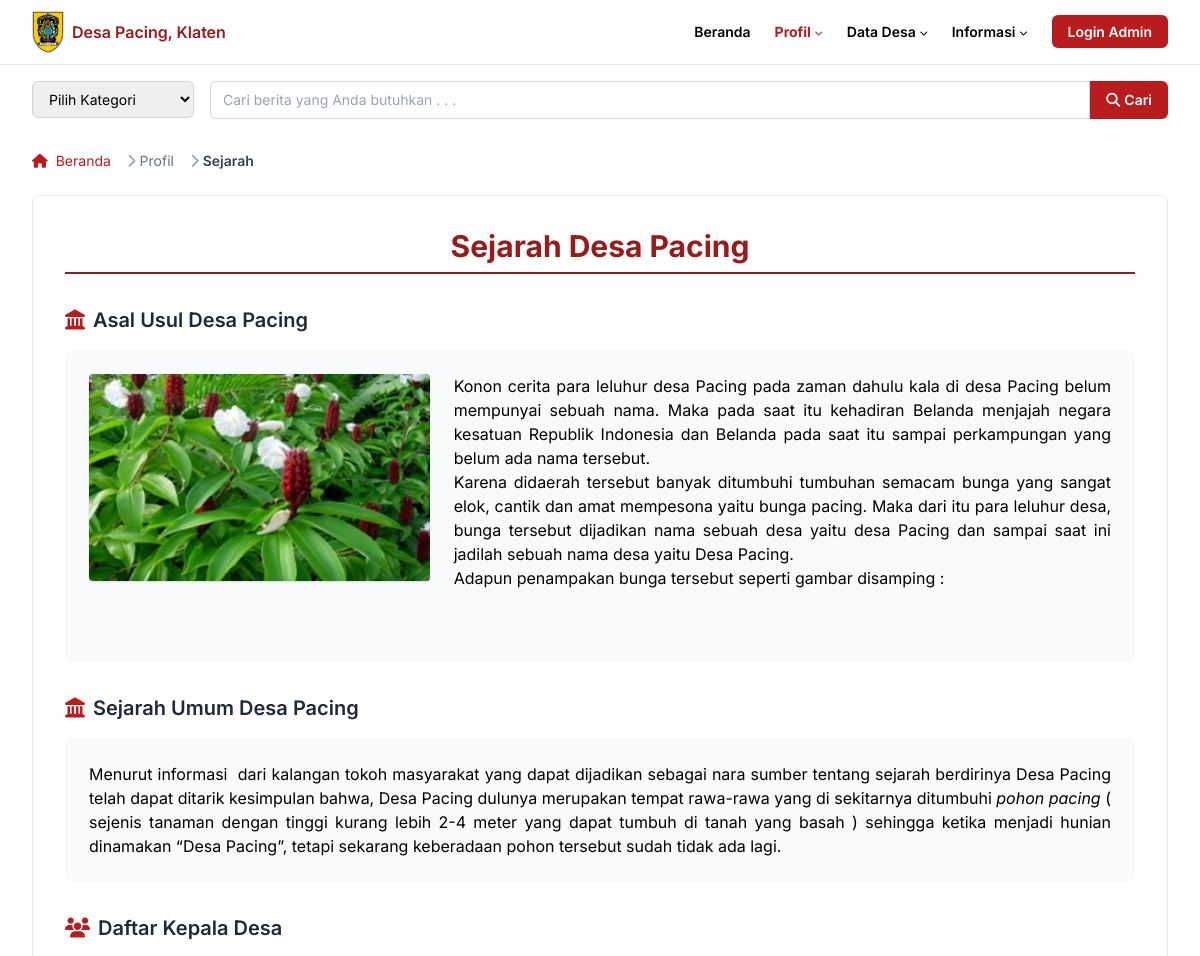
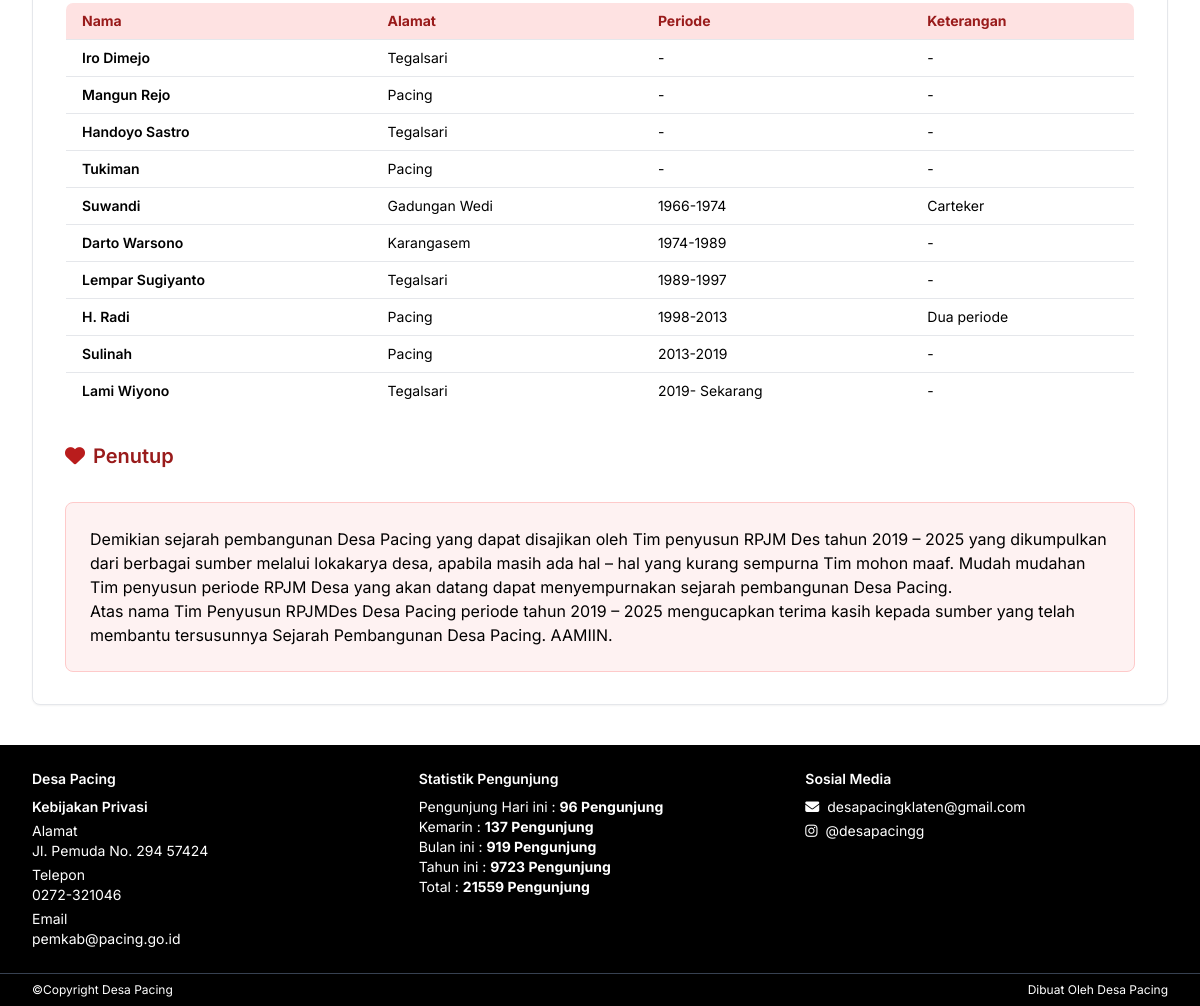
Page /sejarah.php on the committed database (2 pictures, top to bottom).
### tables this page shows
CREATE TABLE `sejarah_desa` (
  `id` int(11) NOT NULL,
  `bagian` enum('legenda','sejarah_umum','penutup') NOT NULL,
  `konten` text NOT NULL,
  `gambar` varchar(255) DEFAULT NULL,
  `updated_at` timestamp NOT NULL DEFAULT current_timestamp() ON UPDATE current_timestamp()
);

CREATE TABLE `tokoh_sejarah` (
  `id` int(11) NOT NULL,
  `nama` varchar(100) NOT NULL,
  `alamat` varchar(100) DEFAULT NULL,
  `periode` varchar(50) DEFAULT NULL,
  `keterangan` varchar(255) DEFAULT NULL,
  `created_at` timestamp NOT NULL DEFAULT current_timestamp(),
  `updated_at` timestamp NOT NULL DEFAULT current_timestamp() ON UPDATE current_timestamp()
);

### sejarah.php (the view, shortened to what this page needs)
<?php
include 'php/db.php';
$legenda = mysqli_fetch_assoc(mysqli_query($konek, "SELECT * FROM sejarah_desa WHERE bagian='legenda' LIMIT 1"));
$sejarah_umum = mysqli_fetch_assoc(mysqli_query($konek, "SELECT * FROM sejarah_desa WHERE bagian='sejarah_umum' LIMIT 1"));
$penutup = mysqli_fetch_assoc(mysqli_query($konek, "SELECT * FROM sejarah_desa WHERE bagian='penutup' LIMIT 1"));
$kepala = mysqli_query($konek, "SELECT * FROM tokoh_sejarah ORDER BY id ASC");
?>
<html class="scroll-smooth" lang="id">
  <head>
    <script src="https://cdn.tailwindcss.com"></script>
    <link href="https://cdnjs.cloudflare.com/ajax/libs/font-awesome/5.15.3/css/all.min.css" rel="stylesheet" />
    <link href="css/style.css" rel="stylesheet" />
  </head>
  <body class="bg-white text-black">
    <header class="border-b border-gray-200">
      <div class="max-w-[1280px] mx-auto px-4 sm:px-6 lg:px-8">
        <nav
          aria-label="Primary Navigation"
          class="flex items-center justify-between h-16 text-xs sm:text-sm font-semibold"
        >
          <div class="flex items-center space-x-2">
            <img
              alt="Logo Pemerintah Desa Pacing"
              class="block"
              height="32"
              src="assets/klaten.jpg"
              width="32"
            />
            <span class="text-red-800 text-base">Desa Pacing, Klaten</span>
          </div>
          <ul
            class="hidden md:flex items-center space-x-6 text-xs sm:text-sm font-semibold"
          >
            <li>
              <a class="hover:text-gray-700" href="index.php">Beranda</a>
            </li>
            <li class="relative group">
              <button
                class="flex items-center space-x-1 hover:text-gray-700 focus:outline-none"
              >
                <span>Profil</span>
                <i class="fas fa-chevron-down text-[8px] mt-[2px]"></i>
              </button>
            </li>
            <li class="relative group">
              <button
                class="flex items-center space-x-1 hover:text-gray-700 focus:outline-none"
              >
                <span>Data Desa</span>
                <i class="fas fa-chevron-down text-[8px] mt-[2px]"></i>
              </button>
            </li>
            <li class="relative group">
              <button
                class="flex items-center space-x-1 hover:text-gray-700 focus:outline-none"
              >
                <span>Informasi</span>
                <i class="fas fa-chevron-down text-[8px] mt-[2px]"></i>
              </button>
            </li>
            <li>
              <a
                href="admin/login.php"
                class="px-4 py-2 bg-red-700 text-white rounded-md hover:bg-red-900 transition duration-300"
              >
                Login Admin
              </a>
            </li>
          </ul>
        </nav>
      </div>
    </header>
    <section class="max-w-[1280px] mx-auto px-4 sm:px-6 lg:px-8 mt-4">
      <div
        class="flex flex-col sm:flex-row items-center sm:items-stretch gap-3 sm:gap-4"
      >
        <div class="w-full sm:w-48">
          <select
            id="kategori-berita"
            data-jump="page"
            aria-label="Pilih kategori berita"
            class="w-full border border-gray-300 rounded-md text-xs sm:text-sm py-2 px-3 focus:outline-none focus:ring-2 focus:ring-red-700"
          >
            <option value="" disabled selected>Pilih Kategori</option>
          </select>
        </div>
        <form
          aria-label="Cari berita"
          class="flex flex-grow sm:flex-row w-full"
          role="search"
        >
          <input
            aria-label="Cari berita"
            class="flex-grow border border-gray-300 rounded-l-md text-xs sm:text-sm py-2 px-3 focus:outline-none focus:ring-2 focus:ring-red-700"
            placeholder="Cari berita yang Anda butuhkan . . ."
            type="search"
          />
          <button
            aria-label="Cari"
            class="bg-red-700 hover:bg-red-900 text-white text-xs sm:text-sm font-semibold px-4 rounded-r-md flex items-center justify-center"
            type="submit"
          >
            <i class="fas fa-search mr-1"></i>
            Cari
          </button>
        </form>
      </div>
    </section>
    <section class="max-w-[1280px] mx-auto px-4 sm:px-6 lg:px-8 mt-4">
      <nav
        class="flex text-xs sm:text-sm text-gray-600"
        aria-label="Breadcrumb"
      >
        <ol class="inline-flex items-center space-x-1 md:space-x-3">
          <li class="inline-flex items-center">
            <a href="index.php" class="text-red-700 hover:text-red-800">
              <i class="fas fa-home mr-1"></i>
              Beranda
            </a>
          </li>
          <li>
            <div class="flex items-center">
              <i class="fas fa-chevron-right text-gray-400 mx-1"></i>
              <span class="text-gray-500">Profil</span>
            </div>
          </li>
          <li>
            <div class="flex items-center">
              <i class="fas fa-chevron-right text-gray-400 mx-1"></i>
              <span class="text-gray-700 font-semibold">Sejarah</span>
            </div>
          </li>
        </ol>
      </nav>
    </section>
    <main class="max-w-[1280px] mx-auto px-4 sm:px-6 lg:px-8 mt-6">
      <div
        class="bg-white rounded-lg shadow-sm border border-gray-200 p-6 sm:p-8"
      >
        <div class="text-center mb-8">
          <h1
            class="text-center text-2xl sm:text-3xl font-bold text-red-800 border-b-2 border-red-800 pb-2 mb-6"
          >
            Sejarah Desa Pacing
          </h1>
        </div>
        <div class="mb-8">
          <h2 class="text-xl font-semibold text-gray-800 mb-4 flex items-center">
            <i class="fas fa-landmark text-red-700 mr-2"></i>
            Asal Usul Desa Pacing
          </h2>
          <div class="bg-gray-50 rounded-lg p-6 mb-6 text-justify">
            <div class="flex flex-col md:flex-row items-start gap-6">
              <?php if ($legenda && $legenda['gambar']) { ?>
                <div class="md:w-1/3 w-full mb-4 md:mb-0 flex-shrink-0">
                  <img src="assets/<?= $legenda['gambar'] ?>" alt="Legenda Desa" class="rounded shadow max-h-64 w-full object-cover" />
                </div>
                <div class="md:w-2/3 w-full">
                  <p class="text-gray-700 leading-relaxed">
                    <?= nl2br($legenda['konten'] ?? '-') ?>
                  </p>
                </div>
              <?php } ?>
            </div>
          </div>
        </div>
        <div class="mb-8">
          <h2 class="text-xl font-semibold text-gray-800 mb-4 flex items-center">
            <i class="fas fa-landmark text-red-700 mr-2"></i>
            Sejarah Umum Desa Pacing
          </h2>
          <div class="bg-gray-50 rounded-lg p-6 mb-6 text-justify">
            <p class="text-gray-700 leading-relaxed">
              <?= nl2br($sejarah_umum['konten'] ?? '-') ?>
            </p>
          </div>
        </div>
        <div class="mb-8">
          <h2 class="text-xl font-semibold text-gray-800 mb-4 flex items-center">
            <i class="fas fa-users text-red-700 mr-2"></i>
            Daftar Kepala Desa
          </h2>
          <div class="overflow-x-auto">
            <table class="min-w-full bg-white border border-gray-300 text-sm rounded-lg overflow-hidden">
              <thead class="bg-red-100 text-red-800">
                <tr>
                  <th class="px-4 py-2 border-b text-left">Nama</th>
                  <th class="px-4 py-2 border-b text-left">Alamat</th>
                  <th class="px-4 py-2 border-b text-left">Periode</th>
                  <th class="px-4 py-2 border-b text-left">Keterangan</th>
                </tr>
              </thead>
              <tbody>
                <?php while ($d = mysqli_fetch_assoc($kepala)) { ?>
                <tr class="hover:bg-red-50">
                  <td class="px-4 py-2 border-b font-semibold"><?= htmlspecialchars($d['nama']) ?></td>
                  <td class="px-4 py-2 border-b"><?= htmlspecialchars($d['alamat']) ?></td>
                  <td class="px-4 py-2 border-b"><?= htmlspecialchars($d['periode']) ?></td>
                  <td class="px-4 py-2 border-b"><?= htmlspecialchars($d['keterangan']) ?></td>
                </tr>
                <?php } ?>
              </tbody>
            </table>
          </div>
        </div>
        <div class="mb-8">
          <h2 class="text-xl font-semibold text-red-800 mb-4 flex items-center">
            <i class="fas fa-heart text-red-700 mr-2"></i>
            Penutup
          </h2>
        </div>
        <div class="bg-red-50 rounded-lg p-6 border border-red-200">
          <p class="text-gray-700 leading-relaxed">
            <?= nl2br($penutup['konten'] ?? '-') ?>
          </p>
        </div>
      </div>
    </main>
    <footer class="bg-black text-white text-xs sm:text-sm mt-10">
      <div
        class="max-w-[1280px] mx-auto px-4 sm:px-6 lg:px-8 py-6 grid grid-cols-1 md:grid-cols-3 gap-6"
      >
        <div>
          <h4 class="font-semibold mb-2">Desa Pacing</h4>
          <h5 class="font-semibold mb-1">Kebijakan Privasi</h5>
          <address class="not-italic mb-1">
            Alamat
            <br />
            Jl. Pemuda No. 294 57424
          </address>
          <p class="mb-1">
            Telepon
            <br />
            <a class="hover:underline" href="tel:0272321046"> 0272-321046 </a>
          </p>
          <p>
            Email
            <br />
            <a class="hover:underline" href="mailto:pemkab@pacing.go.id">
              pemkab@pacing.go.id
            </a>
          </p>
        </div>
        <div>
          <h4 class="font-semibold mb-2">Statistik Pengunjung</h4>
          <p>
            Pengunjung Hari ini :
            <strong> 96 Pengunjung </strong>
            <br />
            Kemarin :
            <strong> 137 Pengunjung </strong>
            <br />
            Bulan ini :
            <strong> 919 Pengunjung </strong>
            <br />
            Tahun ini :
            <strong> 9723 Pengunjung </strong>
            <br />
            Total :
            <strong> 21559 Pengunjung </strong>
          </p>
        </div>
        <div>
          <h4 class="font-semibold mb-2">Sosial Media</h4>
          <ul class="space-y-1">
            <li>
              <a href="mailto:desapacingklaten@gmail.com" class="hover:underline">
                <i class="fas fa-envelope mr-1"></i> desapacingklaten@gmail.com
              </a>
            </li>
            <li>
              <a href="https://instagram.com/desapacingg" target="_blank" class="hover:underline">
                <i class="fab fa-instagram mr-1"></i> @desapacingg
              </a>
            </li>
          </ul>
        </div>
      </div>
      <div
        class="max-w-[1280px] mx-auto px-4 sm:px-6 lg:px-8 py-2 border-t border-gray-700 flex justify-between text-[10px] sm:text-xs"
      >
        <p>©Copyright Desa Pacing</p>
        <p>Dibuat Oleh Desa Pacing</p>
      </div>
    </footer>
  </body>
</html>

### css/style.css (style rules this page uses)
nav[aria-label="Primary Navigation"] > ul > li > a, nav[aria-label="Primary Navigation"] > ul > li > button { transition: color 0.2s; }

### sejarah.php (style rules this page uses)
body { font-family: "Inter", sans-serif; }

### rows in the picture
sejarah_desa: gambar (picture), konten "Konon cerita para leluhur desa Pacing pada zaman dahulu kala di desa Pacing belum mempunyai sebuah nama. Maka pada saat itu kehadiran Belanda menjajah negara kesatuan Republik Indonesia dan Belanda pada saat itu sampai perkampungan yang belum ada nama tersebut. Karena didaerah tersebut banyak ditumbuhi tumbuhan semacam bunga yang sangat elok, cantik dan amat mempesona yaitu bunga pacing. Maka dari itu para leluhur desa, bunga tersebut dijadikan nama sebuah desa yaitu desa Pacing dan sampai saat ini jadilah sebuah nama desa yaitu Desa Pacing. Adapun penampakan bunga tersebut seperti gambar disamping :"
sejarah_desa: konten "Menurut informasi dari kalangan tokoh masyarakat yang dapat dijadikan sebagai nara sumber tentang sejarah berdirinya Desa Pacing telah dapat ditarik kesimpulan bahwa, Desa Pacing dulunya merupakan tempat rawa-rawa yang di sekitarnya ditumbuhi pohon pacing ( sejenis tanaman dengan tinggi kurang lebih 2-4 meter yang dapat tumbuh di tanah yang basah ) sehingga ketika menjadi hunian dinamakan “Desa Pacing”, tetapi sekarang keberadaan pohon tersebut sudah tidak ada lagi."
tokoh_sejarah: nama "Iro Dimejo", alamat "Tegalsari", periode "-", keterangan "-"
tokoh_sejarah: nama "Mangun Rejo", alamat "Pacing", periode "-", keterangan "-"
tokoh_sejarah: nama "Handoyo Sastro", alamat "Tegalsari", periode "-", keterangan "-"
tokoh_sejarah: nama "Tukiman", alamat "Pacing", periode "-", keterangan "-"
tokoh_sejarah: nama "Suwandi", alamat "Gadungan Wedi", periode "1966-1974", keterangan "Carteker"
tokoh_sejarah: nama "Darto Warsono", alamat "Karangasem", periode "1974-1989", keterangan "-"
tokoh_sejarah: nama "Lempar Sugiyanto", alamat "Tegalsari", periode "1989-1997", keterangan "-"
tokoh_sejarah: nama "H. Radi", alamat "Pacing", periode "1998-2013", keterangan "Dua periode"
tokoh_sejarah: nama "Sulinah", alamat "Pacing", periode "2013-2019", keterangan "-"
tokoh_sejarah: nama "Lami Wiyono", alamat "Tegalsari", periode "2019- Sekarang", keterangan "-"
sejarah_desa: konten "Demikian sejarah pembangunan Desa Pacing yang dapat disajikan oleh Tim penyusun RPJM Des tahun 2019 – 2025 yang dikumpulkan dari berbagai sumber melalui lokakarya desa, apabila masih ada hal – hal yang kurang sempurna Tim mohon maaf. Mudah mudahan Tim penyusun periode RPJM Desa yang akan datang dapat menyempurnakan sejarah pembangunan Desa Pacing. Atas nama Tim Penyusun RPJMDes Desa Pacing periode tahun 2019 – 2025 mengucapkan terima kasih kepada sumber yang telah membantu tersusunnya Sejarah Pembangunan Desa Pacing. AAMIIN."
